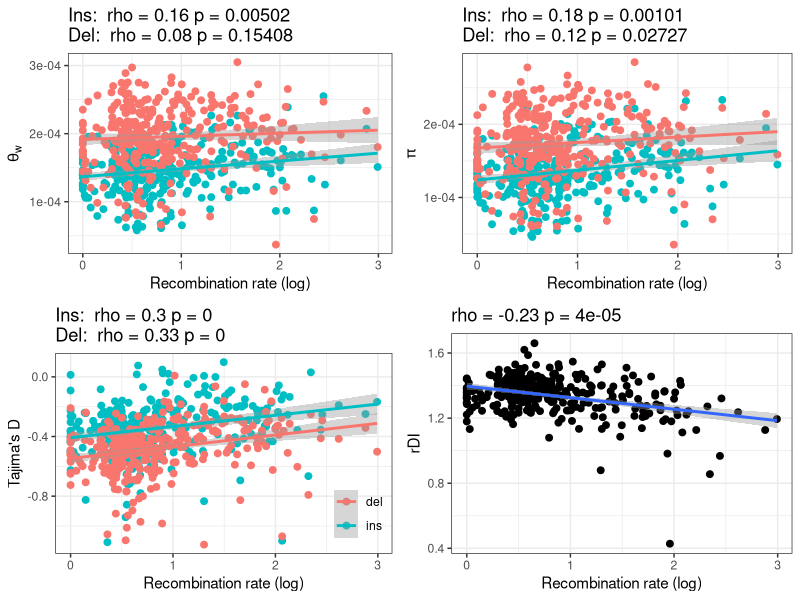

Write the R code that produced this figure.
library(ggplot2)
library(gridExtra)
library(reshape2)

window_data = read.delim('filtered_2Mb_windows.txt')

theta_ins_test = cor.test(window_data$theta_ins, window_data$rec_rate, method='spearman', exact=NULL)
tajd_ins_test = cor.test(window_data$tajd_ins, window_data$rec_rate, method='spearman', exact=NULL)
pi_ins_test = cor.test(window_data$pi_ins, window_data$rec_rate, method='spearman', exact=NULL)

theta_del_test = cor.test(window_data$theta_del, window_data$rec_rate, method='spearman', exact=NULL)
tajd_del_test = cor.test(window_data$tajd_del, window_data$rec_rate, method='spearman', exact=NULL)
pi_del_test = cor.test(window_data$pi_del, window_data$rec_rate, method='spearman', exact=NULL)

# theta plot
theta_data = subset(window_data, select=c(window, rec_rate, theta_ins, theta_del))
colnames(theta_data) = c('window', 'rec_rate', 'ins', 'del')
theta_data = melt(theta_data, id=c('window', 'rec_rate'))
theta_data$variable = factor(theta_data$variable, levels=c('del', 'ins'))

theta_plot = ggplot(theta_data, aes(x=log(rec_rate + 1), y=value, colour=variable)) +
      geom_point(stat='identity', size = 2) +
      geom_smooth(method='lm') +
      theme_bw() +
      xlab('Recombination rate (log)')  + ylab(expression(theta[w])) +
      ggtitle(paste('Ins: ', expression(rho), '=', round(theta_ins_test$estimate, digits=2),
      'p =', round(theta_ins_test$p.value, digits=5),
      '\nDel: ', expression(rho), '=', round(theta_del_test$estimate, digits=2),
      'p =', round(theta_del_test$p.value, digits=5))) +
      theme(legend.position = 'none')

# pi plot
pi_data = subset(window_data, select=c(window, rec_rate, pi_ins, pi_del))
colnames(pi_data) = c('window', 'rec_rate', 'ins', 'del')
pi_data = melt(pi_data, id=c('window', 'rec_rate'))
pi_data$variable = factor(pi_data$variable, levels=c('del', 'ins'))

pi_plot = ggplot(pi_data, aes(x=log(rec_rate + 1), y=value, colour=variable)) +
      geom_point(stat='identity', size = 2) +
      geom_smooth(method='lm') +
      theme_bw() +
      xlab('Recombination rate (log)')  + ylab(expression(pi)) +
      ggtitle(paste('Ins: ', expression(rho), '=', round(pi_ins_test$estimate, digits=2),
      'p =', round(pi_ins_test$p.value, digits=5),
      '\nDel: ', expression(rho), '=', round(pi_del_test$estimate, digits=2),
      'p =', round(pi_del_test$p.value, digits=5))) +
      theme(legend.position = 'none')


# rdi plot
rdi_data = subset(window_data, select=c(window, rec_rate, theta_ins, theta_del))
# rdi_data = subset(window_data, select=c(window, rec_rate, pi_ins, pi_del))
colnames(rdi_data) = c('window', 'rec_rate', 'ins', 'del')
rdi_data$rdi = rdi_data$del / rdi_data$ins
rdi_test = cor.test(rdi_data$rdi, rdi_data$rec_rate, method='spearman', exact=NULL)

rdi_plot = ggplot(rdi_data, aes(x=log(rec_rate + 1), y=rdi)) +
      geom_point(stat='identity', size = 2) +
      geom_smooth(method='lm') +
      theme_bw() +
      xlab('Recombination rate (log)')  + ylab('rDI') +
      ggtitle(paste(expression(rho), '=', round(rdi_test$estimate, digits=2),
      'p =', round(rdi_test$p.value, digits=5)))


# tajd plot
tajd_data = subset(window_data, select=c(window, rec_rate, tajd_ins, tajd_del))
colnames(tajd_data) = c('window', 'rec_rate', 'ins', 'del')
tajd_data = melt(tajd_data, id=c('window', 'rec_rate'))
tajd_data$variable = factor(tajd_data$variable, levels=c('del', 'ins'))

tajd_plot = ggplot(tajd_data, aes(x=log(rec_rate + 1), y=value, colour=variable)) +
      geom_point(stat='identity', size = 2) +
      geom_smooth(method='lm') +
      theme_bw() +
      xlab('Recombination rate (log)')  + ylab("Tajima's D") +
      ggtitle(paste('Ins: ', expression(rho), '=', round(tajd_ins_test$estimate, digits=2),
      'p =', round(tajd_ins_test$p.value, digits=5),
      '\nDel: ', expression(rho), '=', round(tajd_del_test$estimate, digits=2),
      'p =', round(tajd_del_test$p.value, digits=5))) +
      theme(legend.position=c(0.9, 0.2), legend.title=element_blank(), legend.background=element_blank())

png(file='window_summary.png', width=6, height=6, units='in', res=360)

grid.arrange(theta_plot, pi_plot, tajd_plot, rdi_plot, nrow=2)

dev.off()